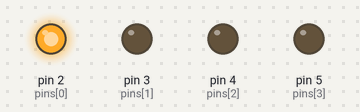
This sketch was run on a simulated Arduino Uno, built with avr-gcc and run on an emulated ATmega328P. On the bench: output pins drawn as LEDs (lit = HIGH).

Above: at 0.5 s.
At 2.5 s:
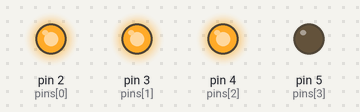
At 3.5 s:
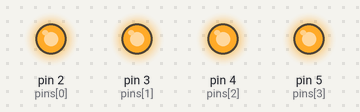
At 5.5 s:
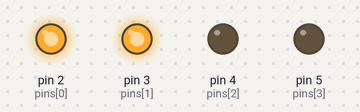
Timing chart, 0 to 6.9 s (numbered marks = the images above):
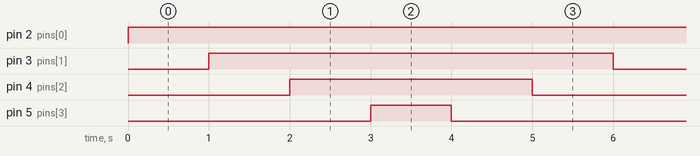

Measured:
- by itself, pin 2 (pins[0]): LOW → HIGH at 0.00 s
- by itself, pin 3 (pins[1]): alternates HIGH for 5.0 s and LOW for 1.0 s
- by itself, pin 4 (pins[2]): alternates HIGH for 3.0 s and LOW for 3.0 s
- by itself, pin 5 (pins[3]): alternates HIGH for 1.0 s and LOW for 5.0 s

The sketch:

HW3_201824604.ino
```cpp
int pattern, shift;
int pins[] = {2, 3, 4, 5};
void setup() {
  // put your setup code here, to run once:
  Serial.begin(9600);
  for(int i=0;i<4;i++){
    pinMode(pins[i], OUTPUT);
    digitalWrite(pins[i], LOW);
  }
}

void loop() {
  // put your main code here, to run repeatedly:
  for(int idx = 0; idx < 6; idx++){
    pattern = 1;
    if(idx<4) shift = idx;
    else shift = 6 - idx;

    for(int i = 0; i < shift; i++)
      pattern = (pattern << 1) | 0x01;

    if(pattern==0b0001){
    digitalWrite(pins[0],HIGH);
    digitalWrite(pins[1],LOW);
    digitalWrite(pins[2],LOW);
    digitalWrite(pins[3],LOW);
    }

    if(pattern==0b0011){
    digitalWrite(pins[0],HIGH);
    digitalWrite(pins[1],HIGH);
    digitalWrite(pins[2],LOW);
    digitalWrite(pins[3],LOW);
    }

    if(pattern==0b0111){
    digitalWrite(pins[0],HIGH);
    digitalWrite(pins[1],HIGH);
    digitalWrite(pins[2],HIGH);
    digitalWrite(pins[3],LOW);
    }

    if(pattern==0b1111){
    digitalWrite(pins[0],HIGH);
    digitalWrite(pins[1],HIGH);
    digitalWrite(pins[2],HIGH);
    digitalWrite(pins[3],HIGH);
    }

    delay(1000);
  }
}
```
